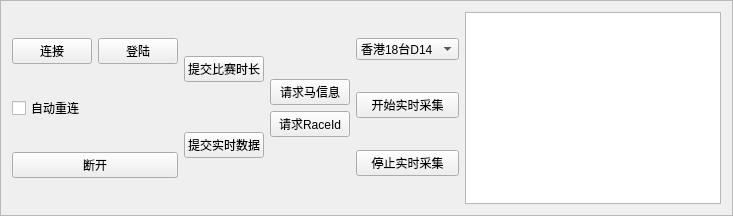
      <widget class="QFrame" name="frame_4">
       <property name="styleSheet">
        <string notr="true"/>
       </property>
       <property name="frameShape">
        <enum>QFrame::StyledPanel</enum>
       </property>
       <property name="frameShadow">
        <enum>QFrame::Raised</enum>
       </property>
       <layout class="QVBoxLayout" name="verticalLayout_17">
        <item>
         <layout class="QHBoxLayout" name="horizontalLayout_6" stretch="5,3">
          <item>
           <layout class="QHBoxLayout" name="horizontalLayout_5">
            <item>
             <layout class="QVBoxLayout" name="verticalLayout_16">
              <item>
               <layout class="QHBoxLayout" name="horizontalLayout_3">
                <item>
                 <widget class="QPushButton" name="connectBtn">
                  <property name="text">
                   <string>连接</string>
                  </property>
                 </widget>
                </item>
                <item>
                 <widget class="QPushButton" name="loginBtn">
                  <property name="text">
                   <string>登陆</string>
                  </property>
                 </widget>
                </item>
               </layout>
              </item>
              <item>
               <widget class="QCheckBox" name="reconnectCheckBox">
                <property name="text">
                 <string>自动重连</string>
                </property>
               </widget>
              </item>
              <item>
               <widget class="QPushButton" name="disconnectBtn">
                <property name="text">
                 <string>断开</string>
                </property>
               </widget>
              </item>
             </layout>
            </item>
            <item>
             <layout class="QVBoxLayout" name="verticalLayout_14">
              <item>
               <widget class="QPushButton" name="submitRaceTimeBtn">
                <property name="text">
                 <string>提交比赛时长</string>
                </property>
               </widget>
              </item>
              <item>
               <widget class="QPushButton" name="submitRealBtn">
                <property name="text">
                 <string>提交实时数据</string>
                </property>
               </widget>
              </item>
             </layout>
            </item>
            <item>
             <layout class="QHBoxLayout" name="horizontalLayout_4">
              <item>
               <layout class="QVBoxLayout" name="verticalLayout_15">
                <item>
                 <layout class="QVBoxLayout" name="verticalLayout_10">
                  <item>
                   <widget class="QPushButton" name="requestHorseInfoBtn">
                    <property name="text">
                     <string>请求马信息</string>
                    </property>
                   </widget>
                  </item>
                  <item>
                   <widget class="QPushButton" name="requestRaceIdBtn">
                    <property name="text">
                     <string>请求RaceId</string>
                    </property>
                   </widget>
                  </item>
                 </layout>
                </item>
               </layout>
              </item>
              <item>
               <layout class="QVBoxLayout" name="verticalLayout_9">
                <item>
                 <widget class="QComboBox" name="videoTypeComboBox">
                  <item>
                   <property name="text">
                    <string>香港18台D14</string>
                   </property>
                  </item>
                  <item>
                   <property name="text">
                    <string>香港18台</string>
                   </property>
                  </item>
                  <item>
                   <property name="text">
                    <string>亚洲台</string>
                   </property>
                  </item>
                  <item>
                   <property name="text">
                    <string>直播</string>
                   </property>
                  </item>
                 </widget>
                </item>
                <item>
                 <widget class="QPushButton" name="startAcqBtn">
                  <property name="text">
                   <string>开始实时采集</string>
                  </property>
                 </widget>
                </item>
                <item>
                 <widget class="QPushButton" name="stopAcqBtn">
                  <property name="text">
                   <string>停止实时采集</string>
                  </property>
                 </widget>
                </item>
               </layout>
              </item>
             </layout>
            </item>
           </layout>
          </item>
          <item>
           <widget class="QTextBrowser" name="textBrowser"/>
          </item>
         </layout>
        </item>
       </layout>
      </widget>
